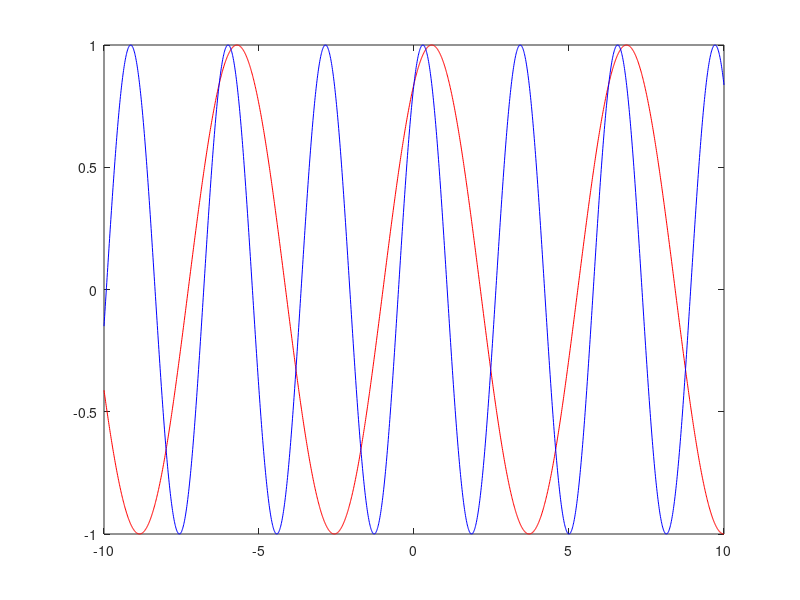

MATLAB code for this plot:
clear
clc

A=1;
fai=1;
omega1=1;
omega2=2;
t=-10:0.01:10;

omegat=[omega1*t;omega2*t];

x=A*sin(omegat+fai);

plot(t,x(1,:),'r',t,x(2,:),'b')